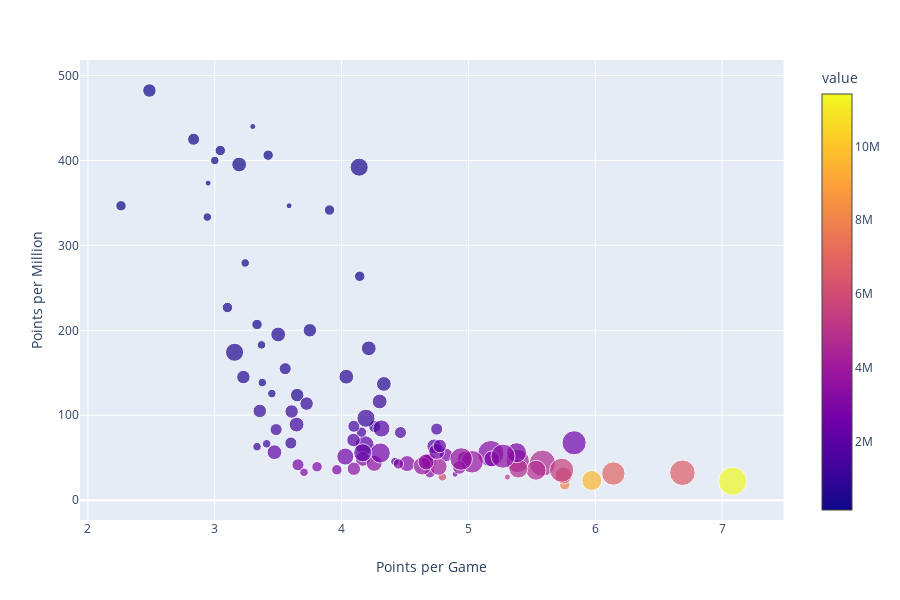

Notebook source saved alongside this figure:
### Code cell
bubble_chart(players, "Midfielder")

### Figure 1 — Plotly figure (JSON) as saved in the notebook; plotly's stock layout.template omitted (floating-point values rounded to 4 significant figures)
{"data": [{"hoverlabel": {"namelength": 0}, "hovertemplate": "<b>%{hovertext}</b><br><br>points_per_game=%{x}<br>points_per_million=%{y}<br>pct_lineup=%{marker.size}<br>value=%{marker.color}", "hovertext": ["Alcaraz", "Amadou", "Anuar", "Arambarri", "Arthur", "Banega", "Bardhi", "Beñat", "Boudebouz", "Brais Méndez", "Brasanac", "Busquets", "Campaña", "Canales", "Carlos Soler", "Casemiro", "Cazorla", "Ceballos", "Cheryshev", "Chukwueze", "Coquelin", "Coutinho", "Cucurella", "Cáseres", "Córdoba", "Dani García", "Darder", "Diop", "Escalante", "Fede Valverde", "Ferrán Torres", "Fran Beltrán", "Franco Vázquez", "Granero", "Guardado", "Guedes", "Hernán Pérez", "Ibai Gómez", "Iborra", "Illarramendi", "Inui", "Isco", "Joaquín", "Jordan", "Koke", "Kondogbia", "Kroos", "Lemar", "Lo Celso", "Lobotka", "Lucas Vázquez", "Maksimovic", "Manu García", "Marc Roca", "Medrán", "Melendo", "Melero", "Michel Herrero", "Mikel Merino", "Modric", "Moi Gómez", "Morales", "Muniain", "Orellana", "Parejo", "Pere Pons", "Piatti", "Pione Sisto", "Portillo", "Rakitic", "Raúl García", "Recio", "Rochina", "Roque Mesa", "Rubén Pardo", "Rubén Pérez", "San José", "Saúl", "Sergio Álvarez Díaz", "Tello", "Thomas", "Tomás Pina", "Toni Villa", "Trigueros", "Vesga", "Vidal", "Vitolo", "Víctor Sánchez", "Wakaso", "William Carvalho", "Yokuslu", "Zubeldia", "Zurutuza", "Óscar Rodríguez"], "legendgroup": "", "marker": {"color": [3210000, 150000, 150000, 2130000, 2990000, 2810000, 3090000, 620000, 590000, 3170000, 180000, 3440000, 4200000, 6630000, 3430000, 3040000, 6860000, 1130000, 750000, 5080000, 1940000, 3080000, 3250000, 170000, 150000, 950000, 3780000, 660000, 1660000, 390000, 450000, 410000, 2670000, 1590000, 1270000, 7950000, 160000, 1850000, 1850000, 3340000, 1070000, 3050000, 2590000, 4620000, 4720000, 3050000, 3590000, 3000000, 6330000, 1300000, 990000, 2790000, 610000, 3570000, 240000, 3230000, 1130000, 1790000, 3020000, 5930000, 380000, 9560000, 4120000, 3800000, 11420000, 2090000, 150000, 290000, 580000, 5530000, 4790000, 290000, 2880000, 690000, 760000, 1460000, 170000, 3420000, 350000, 2790000, 2650000, 1570000, 1130000, 1270000, 210000, 3360000, 550000, 160000, 300000, 2240000, 1110000, 1140000, 330000, 2320000], "coloraxis": "coloraxis", "size": [19, 2, 1, 10, 3, 4, 6, 4, 5, 6, 2, 7.0, 15, 18, 5, 6, 15, 4, 6, 1, 6, 5, 7.0, 3, 3, 5, 14.0, 6, 3, 2, 5, 3, 8, 4, 6, 3, 3, 5, 2, 3, 4, 2, 16, 19, 11, 1, 5, 3, 8, 4, 5, 11, 6, 14.0, 3, 6, 2, 8, 3, 2, 9, 11, 8, 9, 22, 6, 1, 2, 9, 16, 10, 3, 7.0, 5, 6, 4, 5, 7.0, 2, 11, 7.0, 4, 9, 2, 6, 16, 2, 4, 1, 9, 6, 5, 3, 5], "sizemode": "area", "sizeref": 0.055, "symbol": "circle"}, "mode": "markers", "name": "", "showlegend": false, "type": "scatter", "x": [5.176, 2.941, 2.947, 4.182, 3.963, 3.656, 4.167, 3.556, 3.65, 4.968, 3, 4.257, 5.389, 6.688, 4.097, 4.69, 6.143, 4.261, 4.037, 5.308, 4.731, 4.824, 4.516, 3.043, 2.261, 3.724, 5.029, 4.214, 4.156, 3.375, 3.75, 3.1, 4.029, 4.75, 3.645, 5.76, 3.421, 4.094, 4.421, 4.696, 3.6, 3.704, 5.833, 5.583, 5.533, 4.895, 4.929, 3.806, 5.75, 3.484, 3.355, 4.306, 3.5, 4.943, 3.905, 4.688, 3.409, 4.314, 4.448, 4.794, 4.139, 5.973, 4.765, 4.636, 7.083, 3.471, 3.3, 3.24, 3.156, 5.735, 5.394, 3.333, 5.185, 3.226, 4.333, 4.097, 2.485, 4.667, 3.368, 5.379, 4.75, 4.464, 4.192, 3.333, 3.192, 5.273, 3.45, 2.833, 3.586, 4.167, 4.3, 3.606, 4.143, 4.774], "xaxis": "x", "y": [54.83, 333.3, 373.3, 64.79, 35.79, 41.64, 48.54, 154.8, 123.7, 48.58, 400, 43.31, 46.19, 32.28, 37.03, 44.74, 31.34, 86.73, 145.3, 27.17, 63.4, 53.25, 43.08, 411.8, 346.7, 113.7, 45.24, 178.8, 80.12, 138.5, 200, 226.8, 51.31, 83.65, 88.98, 18.11, 406.2, 70.81, 45.41, 32.34, 67.29, 32.79, 67.57, 43.51, 35.17, 30.49, 38.44, 39.33, 29.07, 83.08, 105.1, 55.56, 195.1, 48.46, 341.7, 46.44, 66.37, 84.36, 42.72, 27.49, 392.1, 23.12, 39.32, 40.26, 22.33, 56.46, 440, 279.3, 174.1, 35.26, 37.16, 206.9, 48.61, 144.9, 136.8, 86.99, 482.4, 45.03, 182.9, 55.91, 57.36, 79.62, 96.46, 62.99, 395.2, 51.79, 125.5, 425, 346.7, 55.8, 116.2, 104.4, 263.6, 63.79], "yaxis": "y"}], "layout": {"coloraxis": {"colorbar": {"title": {"text": "value"}}, "colorscale": [[0, "#0d0887"], [0.1111, "#46039f"], [0.2222, "#7201a8"], [0.3333, "#9c179e"], [0.4444, "#bd3786"], [0.5556, "#d8576b"], [0.6667, "#ed7953"], [0.7778, "#fb9f3a"], [0.8889, "#fdca26"], [1, "#f0f921"]]}, "height": 600, "legend": {"itemsizing": "constant", "tracegroupgap": 0}, "margin": {"t": 60}, "xaxis": {"anchor": "y", "domain": [0, 0.98], "title": {"text": "Points per Game"}}, "yaxis": {"anchor": "x", "domain": [0, 1], "title": {"text": "Points per Million"}}}}
